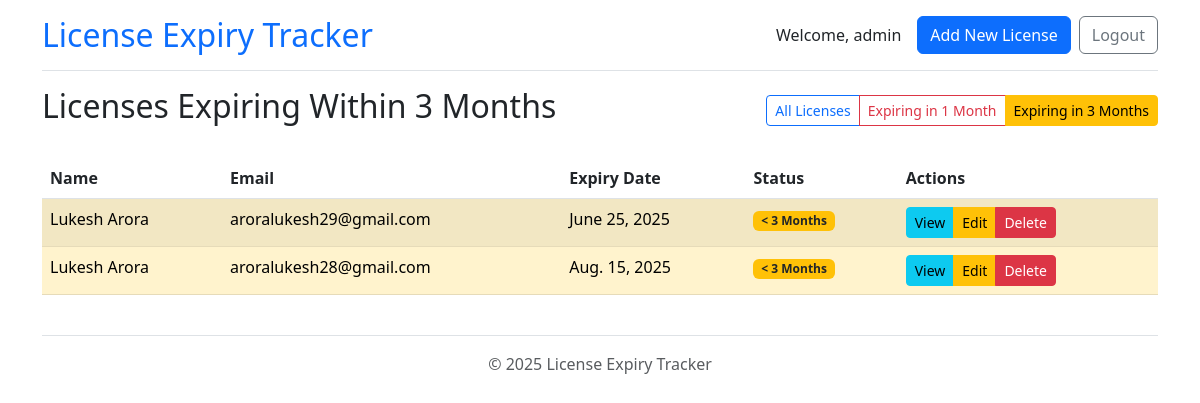
The app's page /?filter=expires_three_months (signed in) with its own data.
### app/models.py (models this page shows, shortened)
class License(models.Model):
    first_name = models.CharField(max_length=100)
    last_name = models.CharField(max_length=100)
    email = models.EmailField(max_length=254)
    expiry_date = models.DateField()
    front_photo = models.FileField(upload_to="license_photos/", blank=True, null=True)
    back_photo = models.FileField(upload_to="license_photos/", blank=True, null=True)
    created_at = models.DateTimeField(auto_now_add=True)
    updated_at = models.DateTimeField(auto_now=True)
    @property
    def is_expired(self):
        return self.expiry_date < timezone.now().date()
    @property
    def expires_within_month(self):
        today = timezone.now().date()
        thirty_days_later = today + timezone.timedelta(days=30)
        return today <= self.expiry_date <= thirty_days_later
    @property
    def expires_within_three_months(self):
        today = timezone.now().date()
        ninety_days_later = today + timezone.timedelta(days=90)
        thirty_days_later = today + timezone.timedelta(days=30)
        return today <= self.expiry_date <= ninety_days_later and self.expiry_date > thirty_days_later

### app/views.py (the view)
# urls.py: path('', views.home, name='home'),
@login_required(login_url='login')
def home(request):
    filter_type = request.GET.get('filter', 'all')
    if filter_type == 'expires_month':
        today = timezone.now().date()
        thirty_days_later = today + timezone.timedelta(days=30)
        licenses = License.objects.filter(
            expiry_date__gte=today,
            expiry_date__lte=thirty_days_later
        ).order_by('expiry_date')
        filter_title = "Licenses Expiring Within 1 Month"
    elif filter_type == 'expires_three_months':
        today = timezone.now().date()
        ninety_days_later = today + timezone.timedelta(days=90)
        thirty_days_later = today + timezone.timedelta(days=30)
        licenses = License.objects.filter(
            expiry_date__gte=today,
            expiry_date__lte=ninety_days_later
        ).exclude(
            expiry_date__lte=thirty_days_later
        ).order_by('expiry_date')
        filter_title = "Licenses Expiring Within 3 Months"
    else:
        licenses = License.objects.all().order_by('expiry_date')
        filter_title = "All Licenses"
    context = {
        'licenses': licenses,
        'filter_type': filter_type,
        'filter_title': filter_title
    }
    return render(request, 'app/home.html', context)

### app/templates/app/home.html (shortened to what this page needs)
{% extends 'app/base.html' %}
{% block content %}
<div class="row">
    <div class="col-12">
        <div class="d-flex flex-column flex-md-row justify-content-between align-items-md-center mb-4">
            <h2>{{ filter_title }}</h2>
            <div class="btn-group mt-3 mt-md-0">
                <a href="{% url 'home' %}" class="btn btn-sm {% if filter_type == 'all' %}btn-primary{% else %}btn-outline-primary{% endif %}">All Licenses</a>
                <a href="{% url 'home' %}?filter=expires_month" class="btn btn-sm {% if filter_type == 'expires_month' %}btn-danger{% else %}btn-outline-danger{% endif %}">Expiring in 1 Month</a>
                <a href="{% url 'home' %}?filter=expires_three_months" class="btn btn-sm {% if filter_type == 'expires_three_months' %}btn-warning{% else %}btn-outline-warning{% endif %}">Expiring in 3 Months</a>
            </div>
        </div>
        {% if licenses %}
            <div class="table-responsive">
                <table class="table table-striped table-hover">
                    <thead>
                        <tr>
                            <th>Name</th>
                            <th class="d-none d-md-table-cell">Email</th>
                            <th>Expiry Date</th>
                            <th>Status</th>
                            <th>Actions</th>
                        </tr>
                    </thead>
                    <tbody>
                        {% for license in licenses %}
                            <tr class="{% if license.is_expired %}expired{% endif %} {% if license.expires_within_month %}table-danger{% elif license.expires_within_three_months %}table-warning{% endif %}">
                                <td>{{ license.first_name }} {{ license.last_name }}</td>
                                <td class="d-none d-md-table-cell">{{ license.email }}</td>
                                <td>{{ license.expiry_date }}</td>
                                <td>
                                    {% if license.is_expired %}
                                        <span class="badge bg-danger">Expired</span>
                                    {% elif license.expires_within_month %}
                                        <span class="badge bg-danger">< 1 Month</span>
                                    {% elif license.expires_within_three_months %}
                                        <span class="badge bg-warning text-dark">< 3 Months</span>
                                    {% else %}
                                        <span class="badge bg-success">Valid</span>
                                    {% endif %}
                                </td>
                                <td>
                                    <div class="btn-group" role="group">
                                        <a href="{% url 'license_detail' license.pk %}" class="btn btn-sm btn-info">
                                            <span class="d-none d-md-inline">View</span>
                                        </a>
                                        <a href="{% url 'license_update' license.pk %}" class="btn btn-sm btn-warning">
                                            <span class="d-none d-md-inline">Edit</span>
                                        </a>
                                        <a href="{% url 'license_delete' license.pk %}" class="btn btn-sm btn-danger">
                                            <span class="d-none d-md-inline">Delete</span>
                                        </a>
                                    </div>
                                </td>
                            </tr>
                        {% endfor %}
                    </tbody>
                </table>
            </div>
        {% endif %}
    </div>
</div>
{% endblock %}

### app/templates/app/base.html (shortened to what this page needs)
<!DOCTYPE html>
<html lang="en">
<head>
    <link href="https://cdn.jsdelivr.net/npm/bootstrap@5.3.0/dist/css/bootstrap.min.css" rel="stylesheet">
</head>
<body>    <div class="container">
        <header class="pb-3 mb-3 border-bottom">
            <div class="d-flex flex-column flex-sm-row justify-content-between align-items-center">
                <h1 class="h2 mb-2 mb-sm-0"><a href="{% url 'home' %}" class="text-decoration-none">License Expiry Tracker</a></h1>
                <div class="d-flex align-items-center">
                    {% if user.is_authenticated %}
                        <span class="me-3 d-none d-md-block">Welcome, {{ user.username }}</span>
                        <a href="{% url 'license_create' %}" class="btn btn-primary btn-responsive me-2">Add New License</a>
                        <a href="{% url 'logout' %}" class="btn btn-outline-secondary btn-responsive">Logout</a>
                    {% else %}
                        <a href="{% url 'login' %}" class="btn btn-outline-primary btn-responsive">Login</a>
                    {% endif %}
                </div>
            </div>
        </header>
        <main>
            {% block content %}
            {% endblock %}
        </main>
        <footer class="pt-3 my-4 text-muted border-top">
            <p class="text-center">&copy; {% now "Y" %} License Expiry Tracker</p>
        </footer>
    </div>
</body>
</html>

### app/templates/app/base.html (style rules this page uses)
body { padding-top: 1rem; padding-bottom: 1rem; }

### records on screen
License: first_name "Lukesh", last_name "Arora", email "aroralukesh29@gmail.com", expiry_date "June 25, 2025", shows "< 3 Months"
License: first_name "Lukesh", last_name "Arora", email "aroralukesh28@gmail.com", expiry_date "Aug. 15, 2025", shows "< 3 Months"

### other values on screen
{{ user.username }} "admin"
{{ filter_title }} "Licenses Expiring Within 3 Months"
